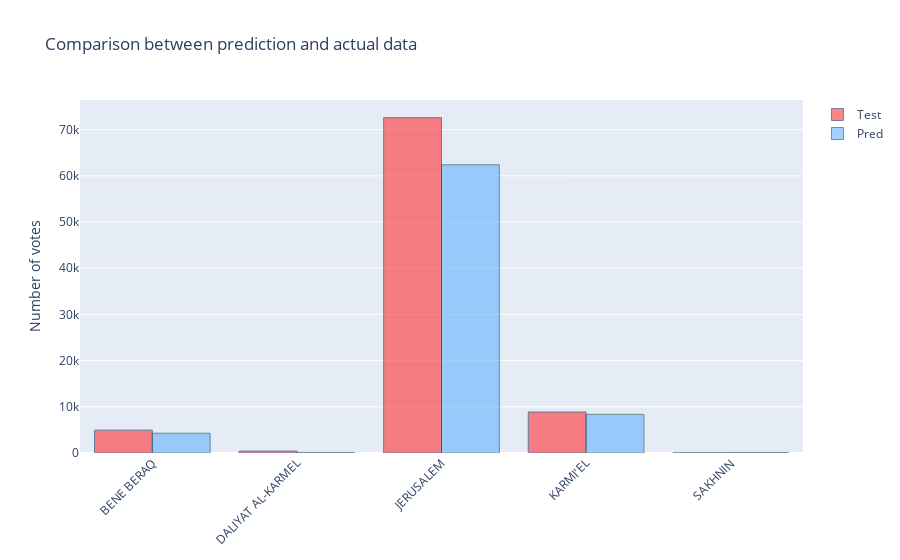

The notebook cell saved with this chart:
### Code cell
fig = go.Figure(data=[
    go.Bar(name='Test', x=results.index, y=results['actual'],  textposition='auto', 
           marker_color='rgb(255,51,51)', marker_line_color='rgb(8,48,107)',marker_line_width=1, opacity=0.6),
    go.Bar(name='Pred', x=results.index, y=results['prediction'],  textposition='auto',
           marker_color='rgb(102,178,255)', marker_line_color='rgb(30,70,70)',marker_line_width=1, opacity=0.6)
])

# Change the bar mode
fig.update_layout(barmode='group', xaxis_tickangle=-45)
fig.update_layout(title_text='Comparison between prediction and actual data',
    yaxis_title="Number of votes",)
fig.show()

### Figure 1 — Plotly figure (JSON) as saved in the notebook; plotly's stock layout.template omitted (floating-point values rounded to 4 significant figures)
{"data": [{"marker": {"color": "rgb(255,51,51)", "line": {"color": "rgb(8,48,107)", "width": 1}}, "name": "Test", "opacity": 0.6, "textposition": "auto", "type": "bar", "x": ["BENE BERAQ", "DALIYAT AL-KARMEL", "JERUSALEM", "KARMI'EL", "SAKHNIN"], "y": [4951, 407, 72601, 8879, 39]}, {"marker": {"color": "rgb(102,178,255)", "line": {"color": "rgb(30,70,70)", "width": 1}}, "name": "Pred", "opacity": 0.6, "textposition": "auto", "type": "bar", "x": ["BENE BERAQ", "DALIYAT AL-KARMEL", "JERUSALEM", "KARMI'EL", "SAKHNIN"], "y": [4280.0, 124.3, 62390.0, 8371.0, 124.3]}], "layout": {"barmode": "group", "title": {"text": "Comparison between prediction and actual data"}, "xaxis": {"tickangle": -45}, "yaxis": {"title": {"text": "Number of votes"}}}}
